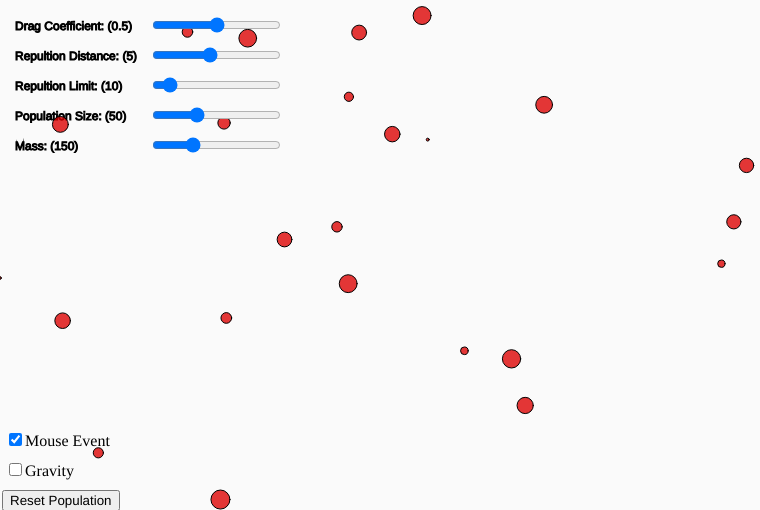
Frame 1 (no input)
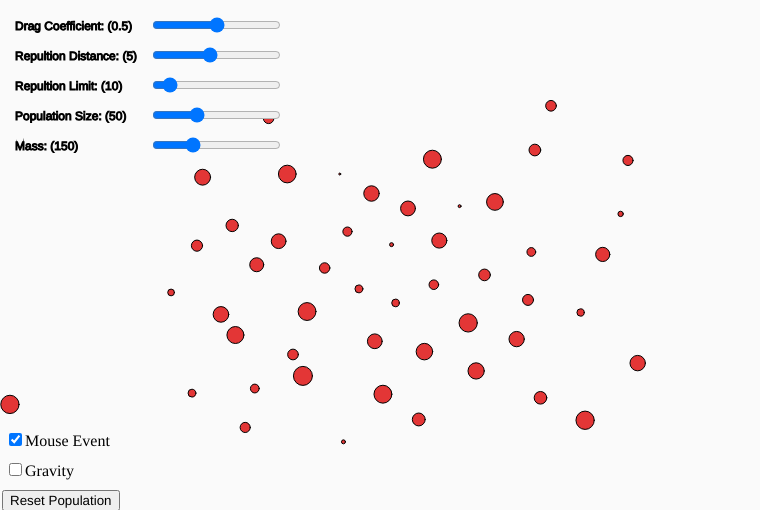
Frame 60 (no input)
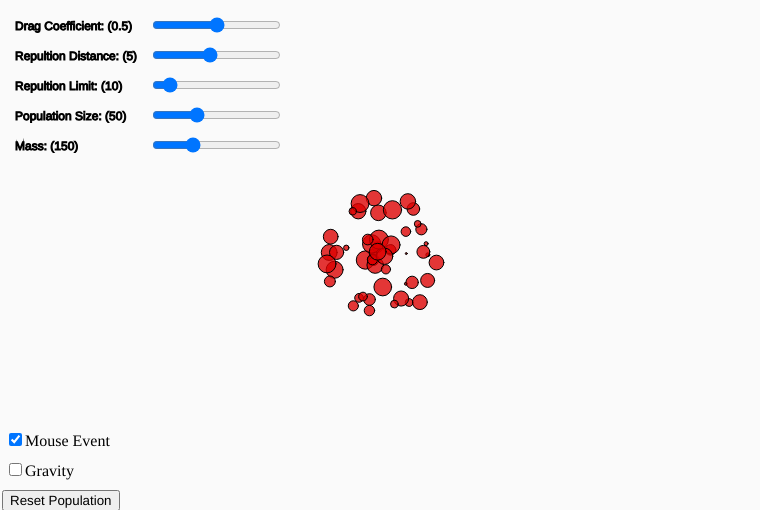
Frame 120 (the mouse pressed at the canvas centre since frame 60)

The p5.js sketch that drew these frames (run headless with seeded random() and noise() and a simulated clock; from frame 60 on, the mouse is pressed at the canvas centre):

// p5.js sketch
// ── sketch.js
let screen_w = screen.width*0.95;
let screen_h = screen.height*0.85;
let movers = [];
let gravity = false;
let mouseEvent = true;

function setup() {
  createCanvas(screen_w, screen_h);
  
  drag_slider = createSlider(0, 1, 0.5, 0.01);
  drag_slider.position(150, 15);
  repultion_slider = createSlider(1, 10, 5, 0.5);
  repultion_slider.position(150, 45);
  repultion_limit_slider = createSlider(1, 100, 10, 1);
  repultion_limit_slider.position(150, 75);
  population_slider = createSlider(2, 150, 50, 1);
  population_slider.position(150, 105);
  mass_slider = createSlider(5, 500, 150, 5);
  mass_slider.position(150, 135);

  mouse_checkbox = createCheckbox('Mouse Event', true);
  mouse_checkbox.position(5, screen_h-80);
  mouse_checkbox.changed(function(){mouseEvent = this.checked()});
  gravity_checkbox = createCheckbox('Gravity', false);
  gravity_checkbox.position(5, screen_h-50);
  gravity_checkbox.changed(gravityEvent);

  button = createButton('Reset Population');
  button.position(2, screen_h-20);
  button.mousePressed(reset);

  //noCursor();
}

function draw() {
  background(250);
  fill(0);
  stroke(0);
  text('Drag Coefficient: (' + drag_slider.value() + ')', 15, 30);
  text('Repultion Distance: (' + repultion_slider.value() + ')', 15, 60);
  text('Repultion Limit: (' + repultion_limit_slider.value() + ')', 15, 90);
  text('Population Size: (' + population_slider.value() + ')', 15, 120);
  text('Mass: (' + mass_slider.value() + ')', 15, 150);

  if (movers.length < population_slider.value())
  {
    for (let i=0; i<population_slider.value()-movers.length; i++)
    {
      movers.push(createNewMover());
    }
  }
  else if (population_slider.value() < movers.length)
  {
    for (let i=movers.length-population_slider.value()-1; i>=0; i--)
    {
      movers.splice(i,1);
    }
  }
  for (let i=movers.length-1; i>=0; i--)
  {
    if (movers[i].isDead)
    {
      movers.splice(i,1);
    }
    else
    {
      applyForces(movers[i]);
      movers[i].update();
      movers[i].show();
    }
  }
  //showPointer();  
}

function showPointer()
{
  fill(220);
  stroke(0);
  ellipse(mouseX,mouseY,2,2);
}

function applyForces(o)
{
  //gravity
  if (gravity)
  {
    o.applyForce(createVector(0,0.001));
  }
  
  //attraction
  o.applyAttraction(movers);
  
  //attraction
  o.applyRepultion(movers, repultion_slider.value(), repultion_limit_slider.value());
  
  //wind
  //o.applyForce(createVector(random(-0.005),0));
  
  //drag
  o.applyDrag(drag_slider.value());
  
  if (mouseIsPressed && mouseEvent)
  {
    if (mouseX < 320 && mouseY < 200) return;
    let mouse = createVector(mouseX,mouseY);
    let force = p5.Vector.sub(o.pos,mouse);
    o.applyForce(force.normalize().mult(-0.1));
  }  
}

function reset()
{
  for (let i=movers.length-1; i>=0; i--)
  {
    movers.splice(i,1);
  }
  movers = [];
  for (let i=0; i<population_slider.value(); i++)
  {
    movers.push(createNewMover());
  }
}

function createNewMover()
{
  let mass = mass_slider.value();
  return new Mover(createVector(random(0,width),random(0,height)),createVector(random(-0.1,0.1),random(-0.1,0.1)),random(2,mass));
}

function gravityEvent()
{
  gravity = this.checked();
}
// ── mover.js
class Mover {
  constructor(pos,vel,mass) {
    this.height = Math.pow(mass,1/1.7);
    this.width = Math.pow(mass,1/1.7);
    this.pos = pos;
    this.vel = vel;
    this.acc = createVector(0,0);
    this.mass = mass;
    this.isDead = false;
  }
  
  applyForce(force)
  {
    this.acc.add(force);
    this.vel.add(this.acc);
    this.pos.add(this.vel);
    this.acc.mult(0);
  }
  
  applyAttraction(objectList)
  {
    for(let i = 0; i<objectList.length; i++)
    {
      let force_dir = p5.Vector.sub(objectList[i].pos,this.pos);
      let dist_sq = force_dir.magSq();
      if (dist_sq == 0) continue;
      let force = force_dir.setMag(this.mass*objectList[i].mass/dist_sq).limit(0.0001);
      this.applyForce(force);
    }
  }
  
  applyRepultion(objectList, distance_threshold, coefficient)
  {
    for(let i = 0; i<objectList.length; i++)
    {
      let distance = p5.Vector.sub(objectList[i].pos,this.pos);
      let distance_sq = distance.magSq();
      if (distance.mag() > distance_threshold*10 || distance_sq === 0) continue;
      let force = distance.setMag(this.mass*objectList[i].mass/distance_sq).limit(-1/(10*coefficient));
      this.applyForce(force);
    }
  }
  
  applyDrag(dc)
  {
    let force = this.vel.copy().setMag(-dc*this.vel.magSq());
    this.applyForce(force);
  }
  
  update()
  {
    this.pos.add(this.vel);
    this.isDead = this.pos.y > height || this.pos.y < 0 || this.pos.x > width || this.pos.x < 0
  }
  
  show()
  {
    fill(220,0,0,200);
    stroke(0);    
    ellipse(this.pos.x,this.pos.y,this.height,this.width);
  }  
}
